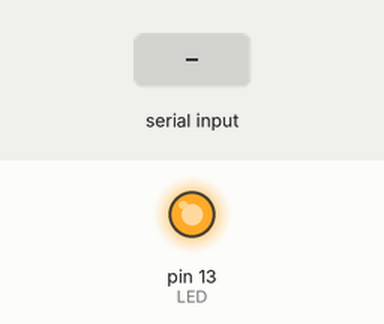
Recording of a sketch running on a simulated Arduino Uno, built with avr-gcc and run on an emulated ATmega328P. Shown: output pins drawn as LEDs (lit = HIGH). The inputs (shaded band) are chosen by the test bench.

Above: at 1.2 s.
1.3 s: "0" received over Serial
At 2.3 s:
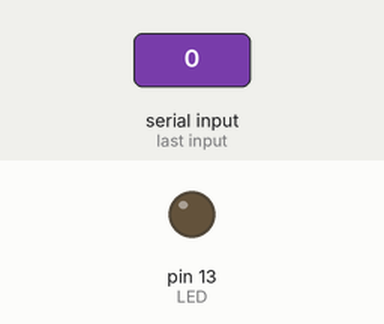
2.8 s: "1" received over Serial
At 3.5 s:
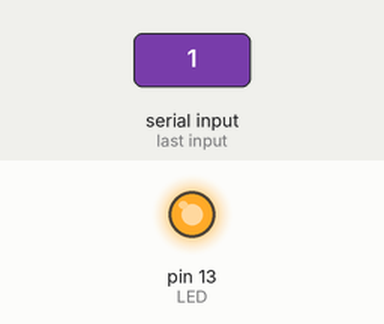
Timing chart, 0 to 5.8 s (numbered marks = the images above; inputs shaded):
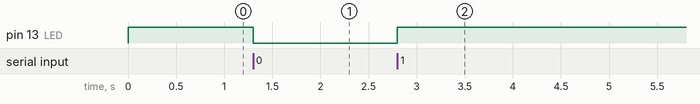

The sketch:

bluetooth_terminal_1.ino
```cpp
int val;
int val1;
int LED = 13;
void setup()
{
  Serial.begin(9600);
  pinMode(LED, OUTPUT);
  digitalWrite(LED, HIGH);
}
void loop()
{
  if (Serial.available())
  {
    val = Serial.read();
    //val1 = Serial.read();
    if (val == '1')
    {
      digitalWrite(LED, HIGH);
    }
    if ( val == '0')
    {
      digitalWrite(LED, LOW);
    }
    if (val == '2')
    {
      Serial.println("win!");
    }
  }
}
```

Measured:
- after the input at 1.3 s, pin 13 (LED): HIGH → LOW at once
- after the input at 2.8 s, pin 13 (LED): LOW → HIGH at once
